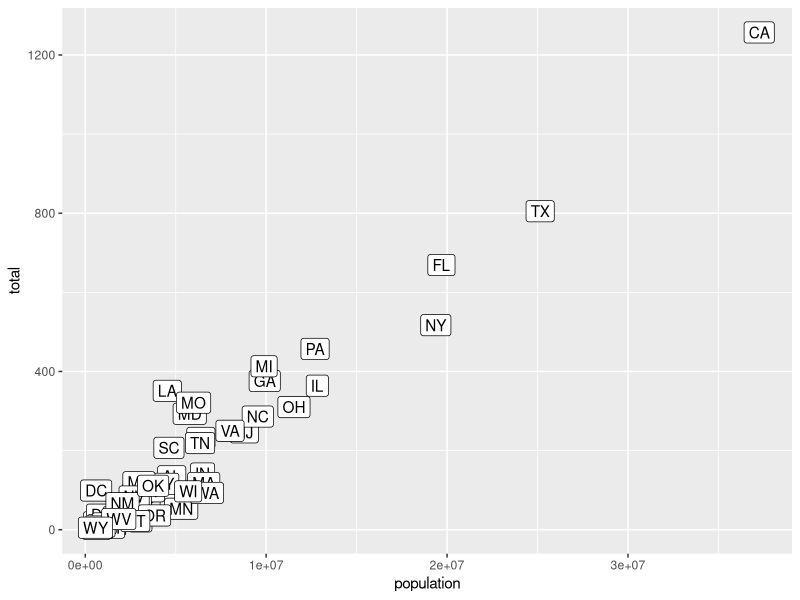

Source code (R):
# Instructions
# You can also add labels to the points on a plot.

# Instructions
# Rewrite the code from the previous exercise to:

# add a label aesthetic to aes equal to the state abbreviation
# use geom_label instead of geom_point

library(dplyr)
library(ggplot2)
library(dslabs)
data(murders)

#cria um gráfico de dispersão com rótulos das abreviações dos estados
murders %>% ggplot(aes(population, total, label = abb)) +
  geom_label()
